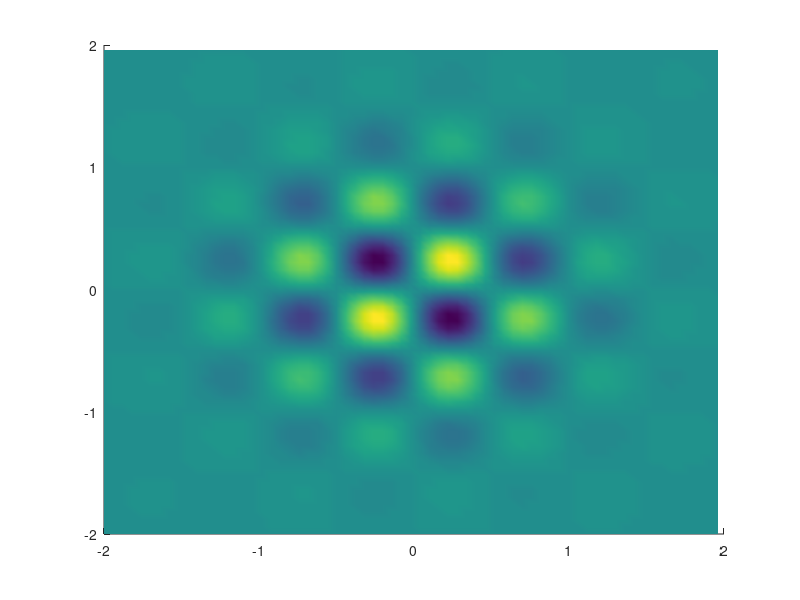

MATLAB code to generate this figure: (Note: this script raises an error after producing the figure.)
clear all; clf;
[x,y] = meshgrid(-2:0.06:2,-2:0.06:2);
z = sin(2*pi*x).*sin(2*pi*y).*exp(-x.^2-y.^2);
figure(1); clf; hold on
   surfc(x,y,z); shading interp;
   axis([-2 2 -2 2 -2 2]);
%
n = 20; dt = 0.1;
M = moviein(n);% Initialisieren
set(gca,'NextPlot','ReplaceChildren');% Achse fixieren
wb = waitbar(0,' Achtung Aufnahme laeuft ...');% Waitbar
for i=1:n
   t  = i*dt;
   zt = z*sin(pi*t);
   surfc(x,y,zt); shading interp;
   M(:,i) = getframe;% Bild abspeichern
   waitbar(i/n,wb);% Fortschritt anzeigen
end
close(wb);% waitbar schliessen